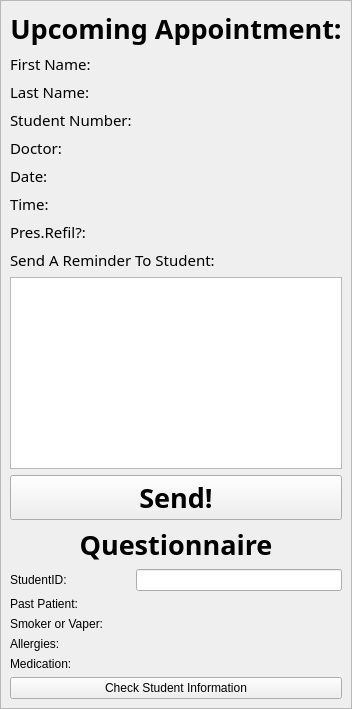
         <widget class="QFrame" name="clinicianUpcomingAppointmentFrame">
          <property name="enabled">
           <bool>true</bool>
          </property>
          <property name="sizePolicy">
           <sizepolicy hsizetype="Fixed" vsizetype="Preferred">
            <horstretch>0</horstretch>
            <verstretch>0</verstretch>
           </sizepolicy>
          </property>
          <property name="minimumSize">
           <size>
            <width>330</width>
            <height>0</height>
           </size>
          </property>
          <property name="frameShape">
           <enum>QFrame::StyledPanel</enum>
          </property>
          <property name="frameShadow">
           <enum>QFrame::Sunken</enum>
          </property>
          <layout class="QFormLayout" name="formLayout_5">
           <property name="horizontalSpacing">
            <number>0</number>
           </property>
           <property name="verticalSpacing">
            <number>6</number>
           </property>
           <property name="leftMargin">
            <number>9</number>
           </property>
           <property name="topMargin">
            <number>9</number>
           </property>
           <property name="rightMargin">
            <number>9</number>
           </property>
           <property name="bottomMargin">
            <number>9</number>
           </property>
           <item row="0" column="0" colspan="2">
            <widget class="QLabel" name="label_25">
             <property name="font">
              <font>
               <family>Bahnschrift SemiBold</family>
               <pointsize>20</pointsize>
               <weight>75</weight>
               <bold>true</bold>
              </font>
             </property>
             <property name="text">
              <string>Upcoming Appointment:</string>
             </property>
             <property name="alignment">
              <set>Qt::AlignCenter</set>
             </property>
            </widget>
           </item>
           <item row="1" column="0">
            <widget class="QLabel" name="label_49">
             <property name="font">
              <font>
               <family>Bahnschrift</family>
               <pointsize>11</pointsize>
              </font>
             </property>
             <property name="text">
              <string>First Name: </string>
             </property>
            </widget>
           </item>
           <item row="1" column="1">
            <widget class="QLabel" name="reminderFirstName">
             <property name="font">
              <font>
               <family>Bahnschrift</family>
               <pointsize>11</pointsize>
              </font>
             </property>
             <property name="text">
              <string/>
             </property>
            </widget>
           </item>
           <item row="2" column="0">
            <widget class="QLabel" name="label_51">
             <property name="font">
              <font>
               <family>Bahnschrift</family>
               <pointsize>11</pointsize>
              </font>
             </property>
             <property name="text">
              <string>Last Name: </string>
             </property>
            </widget>
           </item>
           <item row="2" column="1">
            <widget class="QLabel" name="reminderLastName">
             <property name="font">
              <font>
               <family>Bahnschrift</family>
               <pointsize>11</pointsize>
              </font>
             </property>
             <property name="text">
              <string/>
             </property>
            </widget>
           </item>
           <item row="3" column="0">
            <widget class="QLabel" name="label_53">
             <property name="font">
              <font>
               <family>Bahnschrift</family>
               <pointsize>11</pointsize>
              </font>
             </property>
             <property name="text">
              <string>Student Number: </string>
             </property>
            </widget>
           </item>
           <item row="3" column="1">
            <widget class="QLabel" name="reminderStudentNumber">
             <property name="font">
              <font>
               <family>Bahnschrift</family>
               <pointsize>11</pointsize>
              </font>
             </property>
             <property name="text">
              <string/>
             </property>
            </widget>
           </item>
           <item row="4" column="0">
            <widget class="QLabel" name="label_22">
             <property name="font">
              <font>
               <family>Bahnschrift</family>
               <pointsize>11</pointsize>
              </font>
             </property>
             <property name="text">
              <string>Doctor: </string>
             </property>
            </widget>
           </item>
           <item row="4" column="1">
            <widget class="QLabel" name="reminderDoctor">
             <property name="font">
              <font>
               <family>Bahnschrift</family>
               <pointsize>11</pointsize>
              </font>
             </property>
             <property name="text">
              <string/>
             </property>
            </widget>
           </item>
           <item row="5" column="0">
            <widget class="QLabel" name="label_23">
             <property name="font">
              <font>
               <family>Bahnschrift</family>
               <pointsize>11</pointsize>
              </font>
             </property>
             <property name="text">
              <string>Date: </string>
             </property>
            </widget>
           </item>
           <item row="5" column="1">
            <widget class="QLabel" name="reminderDate">
             <property name="font">
              <font>
               <family>Bahnschrift</family>
               <pointsize>11</pointsize>
              </font>
             </property>
             <property name="text">
              <string/>
             </property>
            </widget>
           </item>
           <item row="6" column="0">
            <widget class="QLabel" name="label_24">
             <property name="font">
              <font>
               <family>Bahnschrift</family>
               <pointsize>11</pointsize>
              </font>
             </property>
             <property name="text">
              <string>Time: </string>
             </property>
            </widget>
           </item>
           <item row="6" column="1">
            <widget class="QLabel" name="reminderTime">
             <property name="font">
              <font>
               <family>Bahnschrift</family>
               <pointsize>11</pointsize>
              </font>
             </property>
             <property name="text">
              <string/>
             </property>
            </widget>
           </item>
           <item row="7" column="0">
            <widget class="QLabel" name="label_29">
             <property name="font">
              <font>
               <family>Bahnschrift</family>
               <pointsize>11</pointsize>
               <weight>50</weight>
               <bold>false</bold>
              </font>
             </property>
             <property name="text">
              <string>Pres.Refil?:</string>
             </property>
            </widget>
           </item>
           <item row="7" column="1">
            <widget class="QLabel" name="reminderRefill">
             <property name="font">
              <font>
               <family>Bahnschrift</family>
               <pointsize>11</pointsize>
              </font>
             </property>
             <property name="text">
              <string/>
             </property>
            </widget>
           </item>
           <item row="8" column="0" colspan="2">
            <widget class="QLabel" name="label_31">
             <property name="font">
              <font>
               <family>Bahnschrift</family>
               <pointsize>11</pointsize>
               <weight>50</weight>
               <bold>false</bold>
              </font>
             </property>
             <property name="text">
              <string>Send A Reminder To Student:</string>
             </property>
            </widget>
           </item>
           <item row="10" column="0" colspan="2">
            <widget class="QPushButton" name="clinicianUpcomingAppointmentSendReminder">
             <property name="font">
              <font>
               <family>Bahnschrift SemiBold</family>
               <pointsize>20</pointsize>
               <weight>75</weight>
               <bold>true</bold>
              </font>
             </property>
             <property name="text">
              <string>Send!</string>
             </property>
            </widget>
           </item>
           <item row="11" column="0" colspan="2">
            <widget class="QLabel" name="clinicQuestionnaireLabel">
             <property name="font">
              <font>
               <family>Bahnschrift SemiBold</family>
               <pointsize>20</pointsize>
               <weight>75</weight>
               <bold>true</bold>
              </font>
             </property>
             <property name="text">
              <string>Questionnaire</string>
             </property>
             <property name="alignment">
              <set>Qt::AlignCenter</set>
             </property>
            </widget>
           </item>
           <item row="13" column="0">
            <widget class="QLabel" name="clinicQuestionnaireID">
             <property name="text">
              <string>StudentID:</string>
             </property>
            </widget>
           </item>
           <item row="13" column="1">
            <widget class="QLineEdit" name="clinicianStudentIDQ">
             <property name="alignment">
              <set>Qt::AlignLeading|Qt::AlignLeft|Qt::AlignVCenter</set>
             </property>
            </widget>
           </item>
           <item row="14" column="0">
            <widget class="QLabel" name="clinicPastPatientQ">
             <property name="text">
              <string>Past Patient:</string>
             </property>
            </widget>
           </item>
           <item row="15" column="0">
            <widget class="QLabel" name="clinicSmokerQ">
             <property name="text">
              <string>Smoker or Vaper:</string>
             </property>
            </widget>
           </item>
           <item row="16" column="0">
            <widget class="QLabel" name="clinicAllergiesQ">
             <property name="text">
              <string>Allergies:</string>
             </property>
            </widget>
           </item>
           <item row="17" column="0">
            <widget class="QLabel" name="clinicMedicationQ">
             <property name="text">
              <string>Medication:</string>
             </property>
            </widget>
           </item>
           <item row="9" column="0" colspan="2">
            <widget class="QTextBrowser" name="textBrowser">
             <property name="readOnly">
              <bool>false</bool>
             </property>
            </widget>
           </item>
           <item row="14" column="1">
            <widget class="QLabel" name="pastPatientQ">
             <property name="text">
              <string/>
             </property>
            </widget>
           </item>
           <item row="15" column="1">
            <widget class="QLabel" name="smokerQ">
             <property name="text">
              <string/>
             </property>
            </widget>
           </item>
           <item row="16" column="1">
            <widget class="QLabel" name="allergiesQ">
             <property name="text">
              <string/>
             </property>
            </widget>
           </item>
           <item row="17" column="1">
            <widget class="QLabel" name="medicationQ">
             <property name="text">
              <string/>
             </property>
            </widget>
           </item>
           <item row="18" column="0" colspan="2">
            <widget class="QPushButton" name="clinicianCheckQuestionnaire">
             <property name="text">
              <string>Check Student Information</string>
             </property>
            </widget>
           </item>
          </layout>
         </widget>
